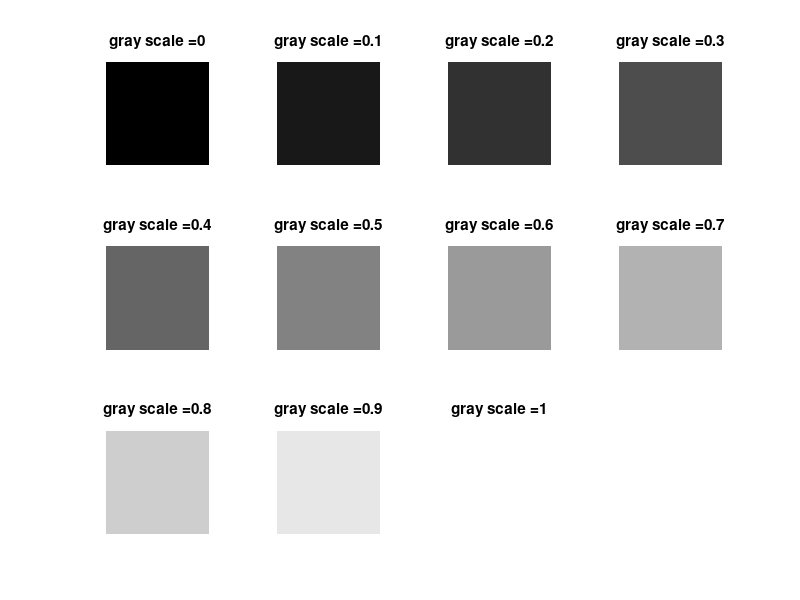

This figure's MATLAB source:
for i = 1:11
    subplot(3, 4, i);
    ims = -.1 + .1 * i;
    imshow(ims);
    str = 'gray scale =';
    title(strcat(str, num2str(ims)));
end
